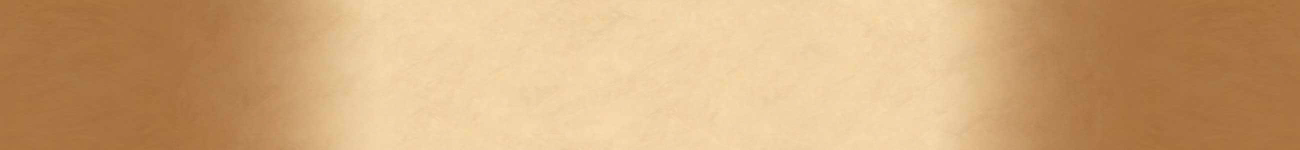
#> input picture wallpaper/body-content-bg.jpg, 2600 x 300 px, found by its file name (shown at 1/2 size)
$ python gen_legendary_image.py
#> lines starting #> are read from the running program, lines starting #| are printed output that depends on the picture
#> (reads server/data/legendaries.json from the repository)
"""
gen_legendary_image.py
Генерирует PNG-картинку топ-10 легендарных карт для Арены.
Запуск: python gen_legendary_image.py [output_path]
"""

import json
import os
import sys
import textwrap
from io import BytesIO
from pathlib import Path

import requests
from PIL import Image, ImageDraw, ImageFilter, ImageFont

# ── Пути ──────────────────────────────────────────────────────────────────────
BASE_DIR   = Path(__file__).parent
DATA_FILE  = BASE_DIR / "data" / "legendaries.json"
PUBLIC_DIR = BASE_DIR.parent / "public"
BG_FILE    = PUBLIC_DIR / "wallpaper" / "body-content-bg.jpg"
FONT_HS    = PUBLIC_DIR / "fonts" / "2318-font.otf"
OUT_PATH   = Path(sys.argv[1]) if len(sys.argv) > 1 else PUBLIC_DIR / "generated" / "top_legendaries.png"

# Fallback system fonts (Windows / Linux)
FALLBACK_FONTS = [
    "C:/Windows/Fonts/segoeui.ttf",
    "C:/Windows/Fonts/arial.ttf",
    "/usr/share/fonts/truetype/dejavu/DejaVuSans.ttf",
    "/usr/share/fonts/truetype/liberation/LiberationSans-Regular.ttf",
]

# ── Константы макета ───────────────────────────────────────────────────────────
CANVAS_W    = 1200
CANVAS_H    = 680
PADDING     = 40
CARD_W      = 185       # ширина карты после ресайза
CARD_H      = 280       # высота карты
COLS        = 5
ROWS        = 2
GAP_X       = (CANVAS_W - PADDING * 2 - CARD_W * COLS) // (COLS - 1)  # промежуток по X
HEADER_H    = 80        # высота шапки
TOP_CARDS   = COLS * ROWS  # = 10


def load_font(size: int, bold: bool = False) -> ImageFont.FreeTypeFont:
    """Загружает шрифт с поддержкой кириллицы."""
    candidates = []
    if not bold and FONT_HS.exists():
        candidates.append(str(FONT_HS))
    if bold:
        candidates += [
            "C:/Windows/Fonts/segoeuib.ttf",
            "C:/Windows/Fonts/arialbd.ttf",
            "/usr/share/fonts/truetype/dejavu/DejaVuSans-Bold.ttf",
        ]
    candidates += FALLBACK_FONTS
    for path in candidates:
        try:
            return ImageFont.truetype(path, size)
        except Exception:
            pass
    return ImageFont.load_default()


def fetch_image(url: str, timeout: int = 12) -> Image.Image | None:
    """Скачивает изображение по URL."""
    if not url:
        return None
    try:
        r = requests.get(url, timeout=timeout,
                         headers={"User-Agent": "Mozilla/5.0 (compatible; ManacostArena/1.0)"})
        if r.status_code == 200:
            return Image.open(BytesIO(r.content)).convert("RGBA")
    except Exception as e:
        print(f"  [WARN] fetch failed {url[:60]}: {e}", flush=True)
    return None


def fetch_card_image(kc: dict) -> Image.Image | None:
    """Пробует несколько источников изображения карты."""
    card_id = kc.get("cardId", "")
    sources = [
        kc.get("imageHa"),
        kc.get("imageRu"),
        f"https://art.hearthstonejson.com/v1/render/latest/ruRU/256x/{card_id}.png" if card_id else None,
        f"https://art.hearthstonejson.com/v1/render/latest/enUS/256x/{card_id}.png" if card_id else None,
    ]
    for src in sources:
        if not src:
            continue
        img = fetch_image(src)
        if img:
            return img
    return None


def make_parchment_bg(w: int, h: int) -> Image.Image:
    """Создаёт фон из wallpaper или чистый пергаментный цвет."""
#> called with w = 1200, h = 680
    if BG_FILE.exists():
        bg = Image.open(BG_FILE).convert("RGB")
#> bg is the input picture: PIL image 2600x300 RGB; mean R, G, B 208.2, 167.9, 121.9
        # Масштабируем с заполнением (cover)
        bg_ratio = bg.width / bg.height
#> bg_ratio = 8.67
        canvas_ratio = w / h
        if bg_ratio > canvas_ratio:
            new_h = h
            new_w = int(bg.width * h / bg.height)
#> new_w = 5893
        else:
            new_w = w
            new_h = int(bg.height * w / bg.width)
        bg = bg.resize((new_w, new_h), Image.LANCZOS)
#> bg: PIL image 5893x680 RGB
        # Обрезаем по центру
        x = (new_w - w) // 2
#> x = 2346
        y = (new_h - h) // 2
        bg = bg.crop((x, y, x + w, y + h))
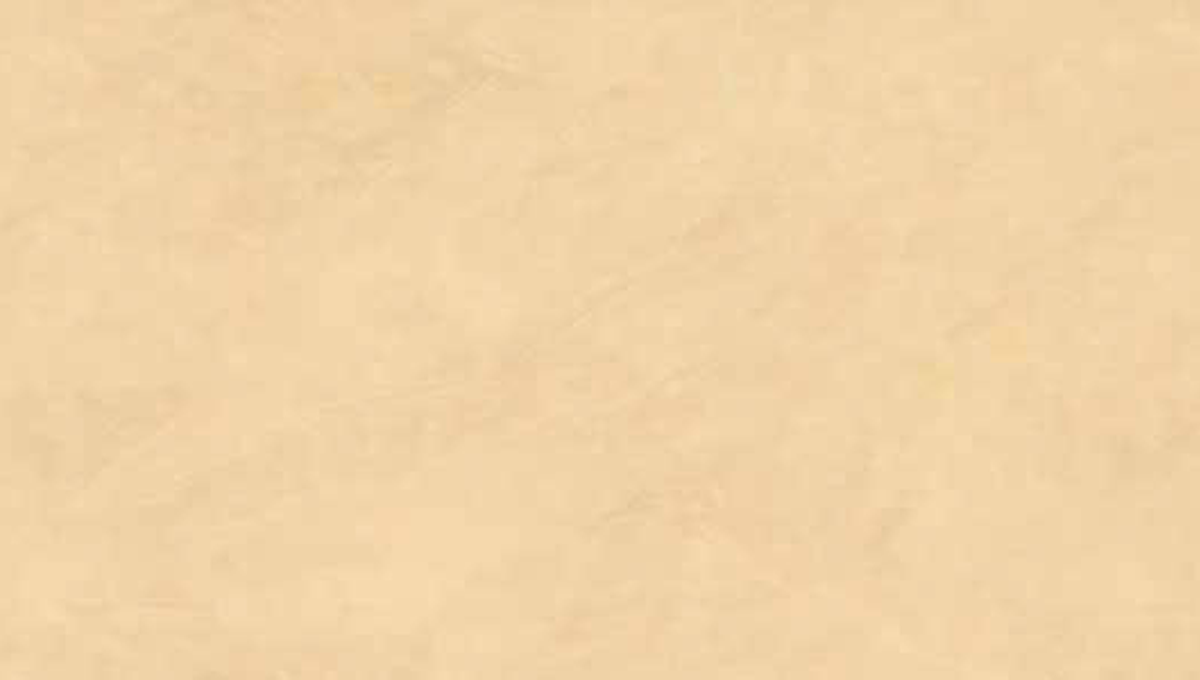
#> bg: PIL image 1200x680 RGB; mean R, G, B 240.4, 211, 167.2
        return bg.convert("RGBA")
    else:
        # Fallback: сплошной пергамент
        bg = Image.new("RGBA", (w, h), (244, 228, 188, 255))
        return bg


def draw_winrate_badge(draw: ImageDraw.Draw, cx: int, cy: int, winrate: float) -> None:
    """Рисует круглый бейдж с процентом побед."""
    r = 26
    x0, y0 = cx - r, cy - r
    x1, y1 = cx + r, cy + r
    # Тень
    shadow_img = Image.new("RGBA", (r*2+10, r*2+10), (0, 0, 0, 0))
    sd = ImageDraw.Draw(shadow_img)
    sd.ellipse((5, 5, r*2+5, r*2+5), fill=(0, 0, 0, 90))
    # Blur тени
    shadow_img = shadow_img.filter(ImageFilter.GaussianBlur(4))

    color = (214, 175, 55, 255) if winrate >= 58 else (168, 138, 69, 255)
    draw.ellipse((x0, y0, x1, y1), fill=(30, 15, 5, 200), outline=color, width=2)

    fnt = load_font(13, bold=True)
    text = f"{winrate:.1f}%"
    bbox = draw.textbbox((0, 0), text, font=fnt)
    tw, th = bbox[2] - bbox[0], bbox[3] - bbox[1]
    draw.text((cx - tw // 2, cy - th // 2), text, font=fnt, fill=(252, 211, 77, 255))


def draw_card_name(draw: ImageDraw.Draw, cx: int, y: int, name: str, max_w: int) -> None:
    """Рисует название карты под картинкой."""
    fnt = load_font(15)
    # Перенос текста если не влезает
    lines = textwrap.wrap(name, width=16)
    for i, line in enumerate(lines[:2]):
        bbox = draw.textbbox((0, 0), line, font=fnt)
        tw = bbox[2] - bbox[0]
        # Тень
        draw.text((cx - tw // 2 + 1, y + i * 18 + 1), line, font=fnt, fill=(0, 0, 0, 160))
        draw.text((cx - tw // 2, y + i * 18), line, font=fnt, fill=(61, 34, 8, 255))


def main():
    print("[gen] Loading legendaries data...", flush=True)
    with open(DATA_FILE, encoding="utf-8") as f:
        data = json.load(f)

    groups = [g for g in data.get("groups", []) if g.get("winRate") is not None]
    groups.sort(key=lambda g: -(g["winRate"] or 0))
    top = groups[:TOP_CARDS]

    if not top:
        print("[gen] ERROR: no legendaries data", flush=True)
        sys.exit(1)

    print(f"[gen] Got {len(top)} legendary groups", flush=True)

    # ── Создаём холст ──────────────────────────────────────────────────────────
    canvas = make_parchment_bg(CANVAS_W, CANVAS_H)

    # Тёмный оверлей для читаемости
    overlay = Image.new("RGBA", (CANVAS_W, CANVAS_H), (20, 10, 4, 100))
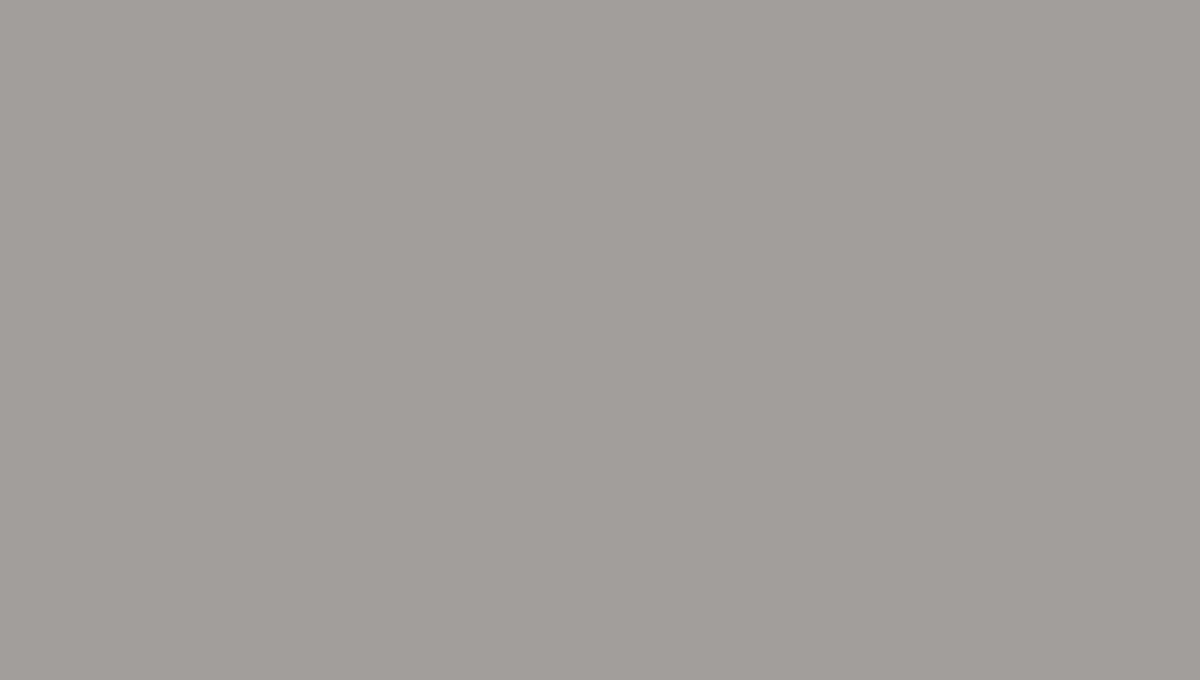
#> overlay: PIL image 1200x680 RGBA; mean R, G, B, A 20, 10, 4, 100; transparent parts drawn white
    canvas = Image.alpha_composite(canvas, overlay)
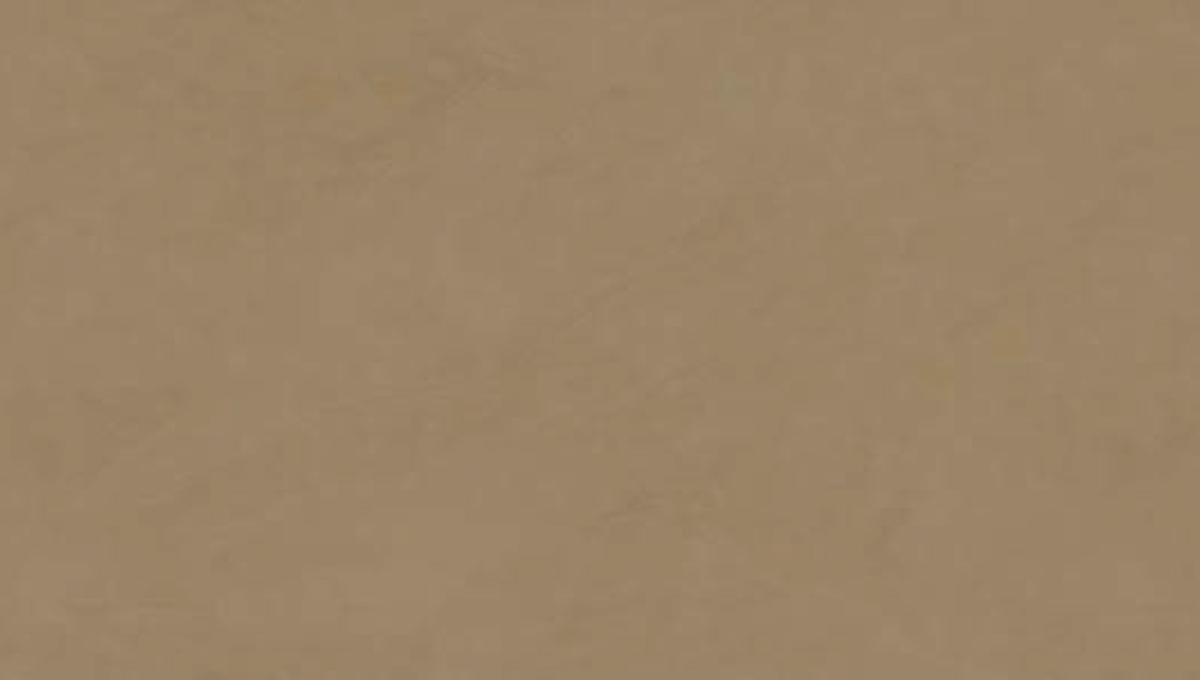
#> canvas: PIL image 1200x680 RGBA; mean R, G, B, A 154.1, 132.1, 103.1, 255

    draw = ImageDraw.Draw(canvas)

    # ── Шапка ─────────────────────────────────────────────────────────────────
    # Декоративная линия сверху
    draw.rectangle((PADDING, 18, CANVAS_W - PADDING, 21), fill=(212, 175, 55, 200))

    fnt_title = load_font(36)
    fnt_sub   = load_font(16)

    title = "Топ-10 легендарок · Арена Hearthstone"
    subtitle = "hearthpulse.net"

    # Тень заголовка
    draw.text((PADDING + 2, 30 + 2), title, font=fnt_title, fill=(0, 0, 0, 140))
    draw.text((PADDING, 30), title, font=fnt_title, fill=(252, 211, 77, 255))

    bbox_sub = draw.textbbox((0, 0), subtitle, font=fnt_sub)
#> bbox_sub = (0, 3, 127, 18)
    sw = bbox_sub[2] - bbox_sub[0]
#> sw = 127
    draw.text((CANVAS_W - PADDING - sw, 44), subtitle, font=fnt_sub, fill=(168, 138, 69, 200))

    draw.rectangle((PADDING, HEADER_H - 4, CANVAS_W - PADDING, HEADER_H - 2), fill=(212, 175, 55, 120))

    # ── Карточки ──────────────────────────────────────────────────────────────
    cards_area_h = CANVAS_H - HEADER_H - PADDING
    row_h = cards_area_h // ROWS

    for idx, group in enumerate(top):
        row = idx // COLS
        col = idx % COLS

        cx = PADDING + col * (CARD_W + GAP_X) + CARD_W // 2
        card_top = HEADER_H + row * row_h + 10

        kc = group["keyCard"]
        win_rate = group["winRate"]

        print(f"[gen] [{idx+1}/{len(top)}] Fetching: {kc.get('name', '?')}", flush=True)
        card_img = fetch_card_image(kc)

        if card_img:
            # Ресайз с сохранением пропорций
            orig_w, orig_h = card_img.size
            scale = min(CARD_W / orig_w, CARD_H / orig_h)
            new_w = int(orig_w * scale)
            new_h = int(orig_h * scale)
            card_img = card_img.resize((new_w, new_h), Image.LANCZOS)

            # Тень под картой
            shadow = Image.new("RGBA", (new_w + 20, new_h + 20), (0, 0, 0, 0))
            sd = ImageDraw.Draw(shadow)
            sd.rectangle((10, 10, new_w + 10, new_h + 10), fill=(0, 0, 0, 100))
            shadow = shadow.filter(ImageFilter.GaussianBlur(8))
            px = cx - new_w // 2 - 10 + 5
            py = card_top - 10 + 5
            canvas.paste(shadow, (px, py), shadow)

            # Вставляем карту
            px = cx - new_w // 2
            canvas.paste(card_img, (px, card_top), card_img)
            img_bottom = card_top + new_h
        else:
            # Заглушка
            bx0, bx1 = cx - CARD_W // 2, cx + CARD_W // 2
            by0, by1 = card_top, card_top + CARD_H
            draw.rounded_rectangle((bx0, by0, bx1, by1), radius=10,
                                   fill=(44, 30, 22, 220), outline=(168, 138, 69, 180), width=2)
            fnt_fb = load_font(13)
            name_lines = textwrap.wrap(kc.get("name", "?"), width=14)
            for li, line in enumerate(name_lines[:3]):
                lb = draw.textbbox((0, 0), line, font=fnt_fb)
                lw = lb[2] - lb[0]
                draw.text((cx - lw // 2, card_top + CARD_H // 2 - 10 + li * 18),
                          line, font=fnt_fb, fill=(252, 211, 77, 220))
            img_bottom = card_top + CARD_H

        # Бейдж винрейта
        badge_y = img_bottom - 20
        if badge_y < card_top + 20:
            badge_y = card_top + CARD_H - 20
        draw_winrate_badge(draw, cx, badge_y, win_rate)

        # Название под картой
        name_y = img_bottom + 8
        draw_card_name(draw, cx, name_y, kc.get("name", ""), CARD_W)

    # Декоративная линия снизу
    draw.rectangle((PADDING, CANVAS_H - 22, CANVAS_W - PADDING, CANVAS_H - 19), fill=(212, 175, 55, 200))

    # ── Сохраняем ─────────────────────────────────────────────────────────────
    OUT_PATH.parent.mkdir(parents=True, exist_ok=True)
    canvas_rgb = canvas.convert("RGB")
    canvas_rgb.save(str(OUT_PATH), "PNG", optimize=True)
    print(f"[gen] Saved to {OUT_PATH}", flush=True)


if __name__ == "__main__":
    main()
#> (the call stopped at in fetch_image, `r = requests.get(url, timeout=timeout, headers={"User-Agent": "Mozilla..`: the network is not available in this run)
